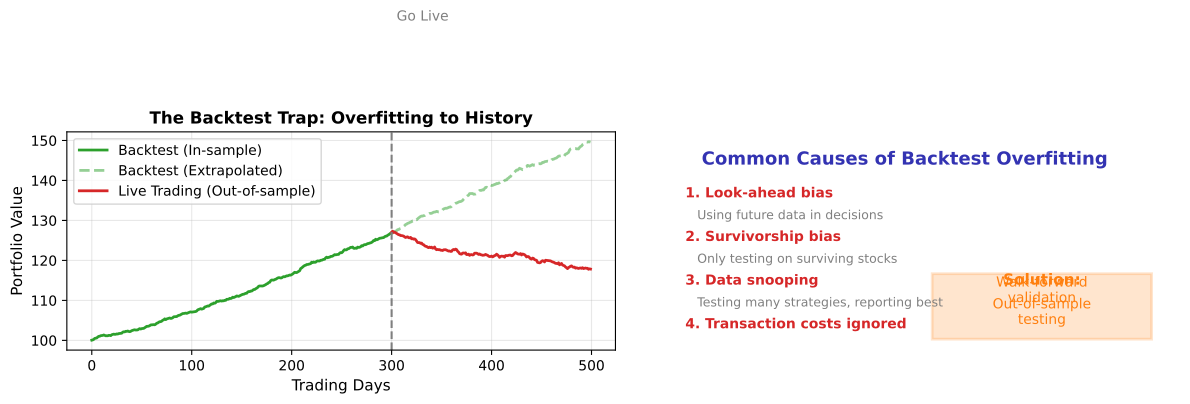

Recreate this plot in Python.
CHART_METADATA = {
    'title': 'Backtest Trap',
    'url': 'https://github.com/QuantLet/neural-networks-introduction/tree/main/backtest_trap'
}

import matplotlib.pyplot as plt
import numpy as np

# Color palette
mlpurple = '#3333B2'
mlblue = '#0066CC'
mlorange = '#FF7F0E'
mlgreen = '#2CA02C'
mlred = '#D62728'
mlgray = '#7F7F7F'

fig, axes = plt.subplots(1, 2, figsize=(12, 5))

np.random.seed(42)

# Left: Overfitted backtest vs reality
ax1 = axes[0]
days = np.arange(0, 500)

# Backtest performance (looks great)
backtest = 100 * np.exp(0.0008 * days + 0.01 * np.random.randn(len(days)).cumsum() * 0.1)

# Live performance (reality)
live_start = 300
live_days = days[live_start:]
live = backtest[live_start] * np.exp(-0.0003 * (live_days - live_start) + 0.015 * np.random.randn(len(live_days)).cumsum() * 0.1)

ax1.plot(days[:live_start], backtest[:live_start], color=mlgreen, lw=2, label='Backtest (In-sample)')
ax1.plot(days[live_start:], backtest[live_start:], '--', color=mlgreen, lw=2, alpha=0.5, label='Backtest (Extrapolated)')
ax1.plot(live_days, live, color=mlred, lw=2, label='Live Trading (Out-of-sample)')
ax1.axvline(x=live_start, color=mlgray, linestyle='--', lw=1.5)
ax1.text(live_start + 5, 180, 'Go Live', fontsize=10, color=mlgray)

ax1.set_xlabel('Trading Days', fontsize=11)
ax1.set_ylabel('Portfolio Value', fontsize=11)
ax1.set_title('The Backtest Trap: Overfitting to History', fontsize=12, fontweight='bold')
ax1.legend(loc='upper left')
ax1.grid(True, alpha=0.3)

# Right: Why it happens
ax2 = axes[1]
ax2.set_xlim(0, 10)
ax2.set_ylim(0, 10)
ax2.axis('off')

causes = [
    (5, 8.5, 'Common Causes of Backtest Overfitting', mlpurple, 13),
    (1, 7, '1. Look-ahead bias', mlred, 10),
    (1, 6, '   Using future data in decisions', mlgray, 9),
    (1, 5, '2. Survivorship bias', mlred, 10),
    (1, 4, '   Only testing on surviving stocks', mlgray, 9),
    (1, 3, '3. Data snooping', mlred, 10),
    (1, 2, '   Testing many strategies, reporting best', mlgray, 9),
    (1, 1, '4. Transaction costs ignored', mlred, 10),
]

for x, y, text, color, size in causes:
    weight = 'bold' if size > 9 else 'normal'
    ax2.text(x, y, text, fontsize=size, color=color, fontweight=weight, ha='left' if x == 1 else 'center')

# Warning box
rect = plt.Rectangle((5.5, 0.5), 4, 3, fill=True, color=mlorange, alpha=0.2, ec=mlorange, lw=2)
ax2.add_patch(rect)
ax2.text(7.5, 3, 'Solution:', fontsize=11, fontweight='bold', ha='center', color=mlorange)
ax2.text(7.5, 2.2, 'Walk-forward\nvalidation', fontsize=10, ha='center', color=mlorange)
ax2.text(7.5, 1.2, 'Out-of-sample\ntesting', fontsize=10, ha='center', color=mlorange)

plt.tight_layout()
plt.savefig('backtest_trap.pdf', bbox_inches='tight', dpi=300)
plt.savefig('backtest_trap.png', bbox_inches='tight', dpi=300)
plt.close()
print("Generated: backtest_trap.pdf")
